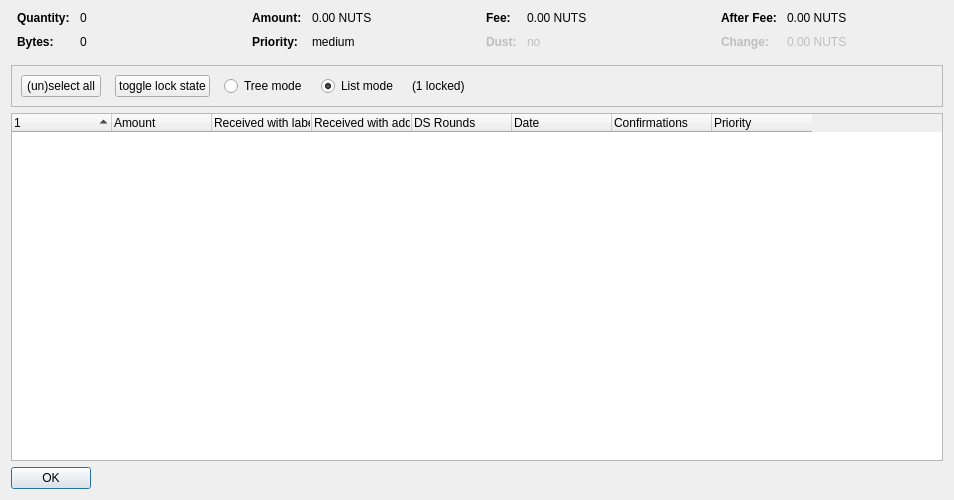
<?xml version="1.0" encoding="UTF-8"?>
<ui version="4.0">
 <class>CoinControlDialog</class>
 <widget class="QDialog" name="CoinControlDialog">
  <property name="geometry">
   <rect>
    <x>0</x>
    <y>0</y>
    <width>954</width>
    <height>500</height>
   </rect>
  </property>
  <property name="windowTitle">
   <string>Coin Selection</string>
  </property>
  <layout class="QVBoxLayout" name="verticalLayout">
   <item>
    <layout class="QHBoxLayout" name="horizontalLayoutTop" stretch="0,0,0,0">
     <property name="topMargin">
      <number>0</number>
     </property>
     <property name="bottomMargin">
      <number>10</number>
     </property>
     <item>
      <layout class="QFormLayout" name="formLayoutCoinControl1">
       <property name="horizontalSpacing">
        <number>10</number>
       </property>
       <property name="verticalSpacing">
        <number>10</number>
       </property>
       <property name="leftMargin">
        <number>6</number>
       </property>
       <property name="rightMargin">
        <number>6</number>
       </property>
       <item row="0" column="0">
        <widget class="QLabel" name="labelCoinControlQuantityText">
         <property name="font">
          <font>
           <weight>75</weight>
           <bold>true</bold>
          </font>
         </property>
         <property name="text">
          <string>Quantity:</string>
         </property>
        </widget>
       </item>
       <item row="0" column="1">
        <widget class="QLabel" name="labelCoinControlQuantity">
         <property name="cursor">
          <cursorShape>IBeamCursor</cursorShape>
         </property>
         <property name="contextMenuPolicy">
          <enum>Qt::ActionsContextMenu</enum>
         </property>
         <property name="text">
          <string notr="true">0</string>
         </property>
         <property name="textInteractionFlags">
          <set>Qt::LinksAccessibleByMouse|Qt::TextSelectableByKeyboard|Qt::TextSelectableByMouse</set>
         </property>
        </widget>
       </item>
       <item row="1" column="0">
        <widget class="QLabel" name="labelCoinControlBytesText">
         <property name="font">
          <font>
           <weight>75</weight>
           <bold>true</bold>
          </font>
         </property>
         <property name="text">
          <string>Bytes:</string>
         </property>
        </widget>
       </item>
       <item row="1" column="1">
        <widget class="QLabel" name="labelCoinControlBytes">
         <property name="cursor">
          <cursorShape>IBeamCursor</cursorShape>
         </property>
         <property name="contextMenuPolicy">
          <enum>Qt::ActionsContextMenu</enum>
         </property>
         <property name="text">
          <string notr="true">0</string>
         </property>
         <property name="textInteractionFlags">
          <set>Qt::LinksAccessibleByMouse|Qt::TextSelectableByKeyboard|Qt::TextSelectableByMouse</set>
         </property>
        </widget>
       </item>
      </layout>
     </item>
     <item>
      <layout class="QFormLayout" name="formLayoutCoinControl2">
       <property name="horizontalSpacing">
        <number>10</number>
       </property>
       <property name="verticalSpacing">
        <number>10</number>
       </property>
       <property name="leftMargin">
        <number>6</number>
       </property>
       <property name="rightMargin">
        <number>6</number>
       </property>
       <item row="0" column="0">
        <widget class="QLabel" name="labelCoinControlAmountText">
         <property name="font">
          <font>
           <weight>75</weight>
           <bold>true</bold>
          </font>
         </property>
         <property name="text">
          <string>Amount:</string>
         </property>
        </widget>
       </item>
       <item row="0" column="1">
        <widget class="QLabel" name="labelCoinControlAmount">
         <property name="cursor">
          <cursorShape>IBeamCursor</cursorShape>
         </property>
         <property name="contextMenuPolicy">
          <enum>Qt::ActionsContextMenu</enum>
         </property>
         <property name="text">
          <string notr="true">0.00 NUTS</string>
         </property>
         <property name="textInteractionFlags">
          <set>Qt::LinksAccessibleByMouse|Qt::TextSelectableByKeyboard|Qt::TextSelectableByMouse</set>
         </property>
        </widget>
       </item>
       <item row="1" column="0">
        <widget class="QLabel" name="labelCoinControlPriorityText">
         <property name="font">
          <font>
           <weight>75</weight>
           <bold>true</bold>
          </font>
         </property>
         <property name="text">
          <string>Priority:</string>
         </property>
        </widget>
       </item>
       <item row="1" column="1">
        <widget class="QLabel" name="labelCoinControlPriority">
         <property name="cursor">
          <cursorShape>IBeamCursor</cursorShape>
         </property>
         <property name="contextMenuPolicy">
          <enum>Qt::ActionsContextMenu</enum>
         </property>
         <property name="text">
          <string>medium</string>
         </property>
         <property name="textInteractionFlags">
          <set>Qt::LinksAccessibleByMouse|Qt::TextSelectableByKeyboard|Qt::TextSelectableByMouse</set>
         </property>
        </widget>
       </item>
      </layout>
     </item>
     <item>
      <layout class="QFormLayout" name="formLayoutCoinControl3">
       <property name="horizontalSpacing">
        <number>10</number>
       </property>
       <property name="verticalSpacing">
        <number>10</number>
       </property>
       <property name="leftMargin">
        <number>6</number>
       </property>
       <property name="rightMargin">
        <number>6</number>
       </property>
       <item row="0" column="0">
        <widget class="QLabel" name="labelCoinControlFeeText">
         <property name="font">
          <font>
           <weight>75</weight>
           <bold>true</bold>
          </font>
         </property>
         <property name="text">
          <string>Fee:</string>
         </property>
        </widget>
       </item>
       <item row="0" column="1">
        <widget class="QLabel" name="labelCoinControlFee">
         <property name="cursor">
          <cursorShape>IBeamCursor</cursorShape>
         </property>
         <property name="contextMenuPolicy">
          <enum>Qt::ActionsContextMenu</enum>
         </property>
         <property name="text">
          <string notr="true">0.00 NUTS</string>
         </property>
         <property name="textInteractionFlags">
          <set>Qt::LinksAccessibleByMouse|Qt::TextSelectableByKeyboard|Qt::TextSelectableByMouse</set>
         </property>
        </widget>
       </item>
       <item row="1" column="0">
        <widget class="QLabel" name="labelCoinControlLowOutputText">
         <property name="enabled">
          <bool>false</bool>
         </property>
         <property name="font">
          <font>
           <weight>75</weight>
           <bold>true</bold>
          </font>
         </property>
         <property name="text">
          <string>Dust:</string>
         </property>
        </widget>
       </item>
       <item row="1" column="1">
        <widget class="QLabel" name="labelCoinControlLowOutput">
         <property name="enabled">
          <bool>false</bool>
         </property>
         <property name="cursor">
          <cursorShape>IBeamCursor</cursorShape>
         </property>
         <property name="contextMenuPolicy">
          <enum>Qt::ActionsContextMenu</enum>
         </property>
         <property name="text">
          <string>no</string>
         </property>
         <property name="textInteractionFlags">
          <set>Qt::LinksAccessibleByMouse|Qt::TextSelectableByKeyboard|Qt::TextSelectableByMouse</set>
         </property>
        </widget>
       </item>
      </layout>
     </item>
     <item>
      <layout class="QFormLayout" name="formLayoutCoinControl4">
       <property name="horizontalSpacing">
        <number>10</number>
       </property>
       <property name="verticalSpacing">
        <number>10</number>
       </property>
       <property name="leftMargin">
        <number>6</number>
       </property>
       <property name="rightMargin">
        <number>6</number>
       </property>
       <item row="0" column="0">
        <widget class="QLabel" name="labelCoinControlAfterFeeText">
         <property name="font">
          <font>
           <weight>75</weight>
           <bold>true</bold>
          </font>
         </property>
         <property name="text">
          <string>After Fee:</string>
         </property>
        </widget>
       </item>
       <item row="0" column="1">
        <widget class="QLabel" name="labelCoinControlAfterFee">
         <property name="cursor">
          <cursorShape>IBeamCursor</cursorShape>
         </property>
         <property name="contextMenuPolicy">
          <enum>Qt::ActionsContextMenu</enum>
         </property>
         <property name="text">
          <string notr="true">0.00 NUTS</string>
         </property>
         <property name="textInteractionFlags">
          <set>Qt::LinksAccessibleByMouse|Qt::TextSelectableByKeyboard|Qt::TextSelectableByMouse</set>
         </property>
        </widget>
       </item>
       <item row="1" column="0">
        <widget class="QLabel" name="labelCoinControlChangeText">
         <property name="enabled">
          <bool>false</bool>
         </property>
         <property name="font">
          <font>
           <weight>75</weight>
           <bold>true</bold>
          </font>
         </property>
         <property name="text">
          <string>Change:</string>
         </property>
        </widget>
       </item>
       <item row="1" column="1">
        <widget class="QLabel" name="labelCoinControlChange">
         <property name="enabled">
          <bool>false</bool>
         </property>
         <property name="cursor">
          <cursorShape>IBeamCursor</cursorShape>
         </property>
         <property name="contextMenuPolicy">
          <enum>Qt::ActionsContextMenu</enum>
         </property>
         <property name="text">
          <string notr="true">0.00 NUTS</string>
         </property>
         <property name="textInteractionFlags">
          <set>Qt::LinksAccessibleByMouse|Qt::TextSelectableByKeyboard|Qt::TextSelectableByMouse</set>
         </property>
        </widget>
       </item>
      </layout>
     </item>
    </layout>
   </item>
   <item>
    <widget class="QFrame" name="frame">
     <property name="minimumSize">
      <size>
       <width>0</width>
       <height>40</height>
      </size>
     </property>
     <property name="frameShape">
      <enum>QFrame::StyledPanel</enum>
     </property>
     <property name="frameShadow">
      <enum>QFrame::Sunken</enum>
     </property>
     <layout class="QHBoxLayout" name="horizontalLayout">
      <item>
       <layout class="QHBoxLayout" name="horizontalLayoutPanel" stretch="0,0,0,0,0,0">
        <property name="spacing">
         <number>14</number>
        </property>
        <item>
         <widget class="QPushButton" name="pushButtonSelectAll">
          <property name="sizePolicy">
           <sizepolicy hsizetype="Maximum" vsizetype="Fixed">
            <horstretch>0</horstretch>
            <verstretch>0</verstretch>
           </sizepolicy>
          </property>
          <property name="text">
           <string>(un)select all</string>
          </property>
          <property name="autoDefault">
           <bool>false</bool>
          </property>
         </widget>
        </item>
        <item>
         <widget class="QPushButton" name="pushButtonToggleLock">
          <property name="sizePolicy">
           <sizepolicy hsizetype="Maximum" vsizetype="Fixed">
            <horstretch>0</horstretch>
            <verstretch>0</verstretch>
           </sizepolicy>
          </property>
          <property name="text">
           <string>toggle lock state</string>
          </property>
          <property name="autoDefault">
           <bool>false</bool>
          </property>
         </widget>
        </item>
        <item>
         <widget class="QRadioButton" name="radioTreeMode">
          <property name="sizePolicy">
           <sizepolicy hsizetype="Maximum" vsizetype="Fixed">
            <horstretch>0</horstretch>
            <verstretch>0</verstretch>
           </sizepolicy>
          </property>
          <property name="text">
           <string>Tree mode</string>
          </property>
         </widget>
        </item>
        <item>
         <widget class="QRadioButton" name="radioListMode">
          <property name="sizePolicy">
           <sizepolicy hsizetype="Maximum" vsizetype="Fixed">
            <horstretch>0</horstretch>
            <verstretch>0</verstretch>
           </sizepolicy>
          </property>
          <property name="text">
           <string>List mode</string>
          </property>
          <property name="checked">
           <bool>true</bool>
          </property>
         </widget>
        </item>
        <item>
         <widget class="QLabel" name="labelLocked">
          <property name="text">
           <string>(1 locked)</string>
          </property>
         </widget>
        </item>
        <item>
         <spacer name="horizontalSpacer">
          <property name="orientation">
           <enum>Qt::Horizontal</enum>
          </property>
          <property name="sizeHint" stdset="0">
           <size>
            <width>40</width>
            <height>20</height>
           </size>
          </property>
         </spacer>
        </item>
       </layout>
      </item>
     </layout>
    </widget>
   </item>
   <item>
    <widget class="CoinControlTreeWidget" name="treeWidget">
     <property name="contextMenuPolicy">
      <enum>Qt::CustomContextMenu</enum>
     </property>
     <property name="sortingEnabled">
      <bool>false</bool>
     </property>
     <property name="columnCount">
      <number>8</number>
     </property>
     <attribute name="headerShowSortIndicator" stdset="0">
      <bool>true</bool>
     </attribute>
     <attribute name="headerStretchLastSection">
      <bool>false</bool>
     </attribute>
     <column>
      <property name="text">
       <string/>
      </property>
     </column>
     <column>
      <property name="text">
       <string>Amount</string>
      </property>
     </column>
     <column>
      <property name="text">
       <string>Received with label</string>
      </property>
     </column>
     <column>
      <property name="text">
       <string>Received with address</string>
      </property>
     </column>
     <column>
      <property name="text">
       <string>DS Rounds</string>
      </property>
     </column>
     <column>
      <property name="text">
       <string>Date</string>
      </property>
     </column>
     <column>
      <property name="text">
       <string>Confirmations</string>
      </property>
      <property name="toolTip">
       <string>Confirmed</string>
      </property>
     </column>
     <column>
      <property name="text">
       <string>Priority</string>
      </property>
     </column>
    </widget>
   </item>
   <item>
    <widget class="QDialogButtonBox" name="buttonBox">
     <property name="sizePolicy">
      <sizepolicy hsizetype="Maximum" vsizetype="Fixed">
       <horstretch>0</horstretch>
       <verstretch>0</verstretch>
      </sizepolicy>
     </property>
     <property name="orientation">
      <enum>Qt::Horizontal</enum>
     </property>
     <property name="standardButtons">
      <set>QDialogButtonBox::Ok</set>
     </property>
    </widget>
   </item>
  </layout>
 </widget>
 <customwidgets>
  <customwidget>
   <class>CoinControlTreeWidget</class>
   <extends>QTreeWidget</extends>
   <header>coincontroltreewidget.h</header>
  </customwidget>
 </customwidgets>
 <resources/>
 <connections/>
</ui>
